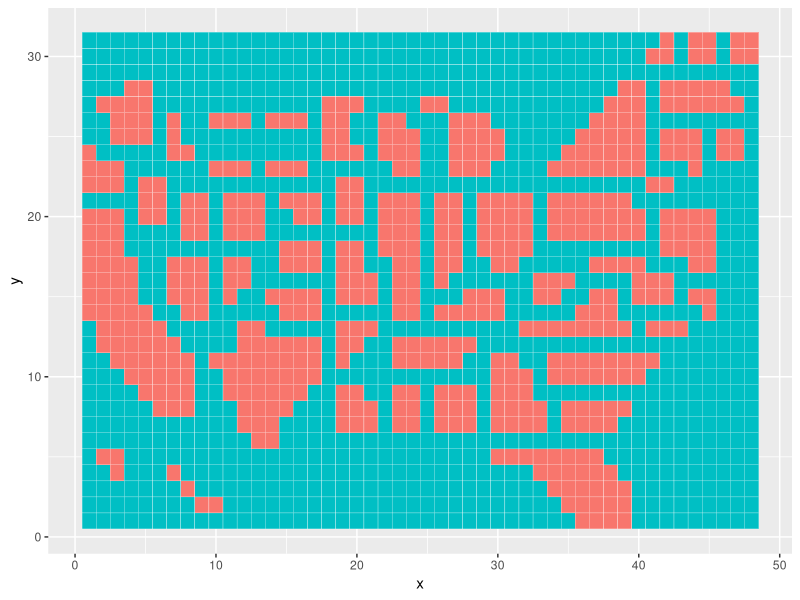

Write R code to recreate this figure. (Note: this script raises an error after producing the figure.)
# Title: Tile map data of U.S. electoral votes
# 
# Description: Script to generate 2 data frames:
# 1) data for producing the tile map of electoral votes in the U.S.
# 2) table with coordinates to plot U.S. States labels 
#
# Author: Gaston Sanchez
# Date: Jun 2, 2025


# packages
library(tidyverse)


# define grid of 48 (x-axis) by 31 (y-axis)
# this creates a grid with 1488 cells
nx = 48
ny = 31

x = rep(1:nx)
y = rep(1:ny, each = nx)
cells = rep("none", nx * ny)


# Alaska
cells[c(147, 194, 195)] = "Alaska"

# Hawaii
cells[c(57, 58, 104, 151)] = "Hawaii"

# California
cells[c(342:344, 389:392, 436:440, 483:488, 530:535)] = "California"
cells[c(578:582, 625:629, 673:676, 721:724, 769:772)] = "California"
cells[c(817:819, 865:867, 913:915)] = "California"

# Texas
cells[c(253:254, 300:302, 348:351, 395:400, 443:449, 490:497)] = "Texas"
cells[c(540:545, 588:589)] = "Texas"

# Arkansas
cells[c(499, 547:548, 595:597)] = "Arkansas"

# Oklahoma
cells[c(639:641, 686:689)] = "Oklahoma"

# Missouri
cells[c(691:693, 739:741, 787:788, 835:836)] = "Missouri"

# Illinois
cells[c(647:648, 695:696, 743:744, 791:792, 838:840)] = "Illinois"
cells[c(886:888, 934:936, 982:984)] = "Illinois"

# Kentucky
cells[c(650:654, 700:702)] = "Kentucky"

# Indiana
cells[c(746, 794:795, 842:843, 890:891, 938:939, 986:987)] = "Indiana"

# West Virginia
cells[c(705:706, 753:755)] = "West Virginia"

# Virginia
cells[c(608:615, 660:662, 709:710)] = "Virginia"

# District of Columbia
cells[617:619] = "District of Columbia"

# Maryland
cells[c(712:714, 760:762, 805:808)] = "Maryland"

# Delaware
cells[c(669, 716:717)] = "Delaware"

# New Jersey
cells[c(812:813, 858:861, 906:909, 954:957)] = "New Jersey"

# Ohio
cells[c(798:799, 845:848, 893:896, 941:944, 989:992)] = "Ohio"

# Pennsylvania
cells[c(898:904, 946:952, 994:999)] = "Pennsylvania"

# Tennessee
cells[c(503:507, 551:556)] = "Tennessee"

# Arizona
cells[c(632:633, 679:681, 727:729, 775:777)] = "Arizona"

# New Mexico
cells[c(683, 731:732, 779:780)] = "New Mexico"

# Kansas
cells[c(783:785, 831:833)] = "Kansas"

# Oregon
cells[c(1009:1011, 1057:1059, 1105)] = "Oregon"

# Nevada
cells[c(917, 918, 965, 966, 1013, 1014)] = "Nevada"

# Utah
cells[c(872, 873, 920, 921, 968, 969)] = "Utah"

# Colorado
cells[c(875:877, 923:925, 971:973)] = "Colorado"

# Nebraska
cells[c(928:929, 975:977)] = "Nebraska"

# Iowa
cells[c(931:932, 979:980, 1027:1028)] = "Iowa"

# Washington
cells[c(1155:1157, 1203:1205, 1250:1253, 1300:1301)] = "Washington"

# Idaho
cells[c(1111, 1112, 1159, 1207)] = "Idaho"

# Minnesota
cells[c(1122:1124, 1170:1171, 1218:1219, 1266:1268)] = "Minnesota"

# Wyoming
cells[1066:1068] = "Wyoming"

# South Dakota
cells[1070:1072] = "South Dakota"

# Wisconsin
cells[c(1079:1080, 1126:1128, 1174:1176, 1222:1223)] = "Wisconsin"

# Michigan
cells[c(1083:1085, 1131:1134, 1179:1182, 1227:1229, 1273:1274)] = "Michigan"

# New York
cells[c(1049:1050, 1090:1096, 1139:1144, 1188:1192, 1237:1240)] = "New York"
cells[c(1286:1288, 1335:1336)] = "New York"

# Connecticut
cells[c(1100, 1146:1148, 1194:1196)] = "Connecticut"

# Rhode Island
cells[c(1150:1151, 1198:1199)] = "Rhode Island"

# Massachusetts
cells[c(1290:1295, 1338:1342)] = "Massachusetts"

# Montana
cells[1210:1212] = "Montana"

# North Dakota
cells[1214:1216] = "North Dakota"

# Florida
cells[c(36:39, 83:87, 130:135, 177:182, 222:229)] = "Florida"

# Louisiana
cells[c(307:309, 355:357, 403:404)] = "Louisiana"

# Mississippi
cells[c(311:312, 359:360, 407:408)] = "Mississippi"

# Alabama
cells[c(314:316, 362:364, 410:412)] = "Alabama"

# Georgia
cells[c(318:321, 366:369, 414:416, 462:464, 510:511)] = "Georgia"

# South Carolina
cells[c(323:326, 371:375)] = "South Carolina"

# North Carolina
cells[c(466:472, 514:521)] = "North Carolina"

# Vermont
cells[c(1433:1434, 1482)] = "Vermont"

# New Hampshire
cells[c(1436:1437, 1484:1485)] = "New Hampshire"

# Maine
cells[c(1439:1440, 1487:1488)] = "Maine"


# defining cell numbers (one number per cell)
cell_num = matrix(0, nrow = nx, ncol = ny)

for (i in 1:nx) {
  for (j in 1:ny) {
    cell_num[i, j] = i + (nx * (j - 1))
  }
}


# make tile data
dat = data.frame(
  x = rep(1:nx),
  y = rep(1:ny, each = nx),
  cell = as.vector(cell_num),
  state = cells)

# add State 2-letter abbreviation
dat = dat |> 
  mutate(
    # add State 2-letter abbreviation
    abbr = case_when(
      state == "Alabama" ~ "AL",
      state == "Alaska" ~ "AK",
      state == "Arizona" ~ "AZ",
      state == "Arkansas" ~ "AR",
      state == "California" ~ "CA",
      state == "Colorado" ~ "CO",
      state == "Connecticut" ~ "CT",
      state == "Delaware" ~ "DE",
      state == "District of Columbia" ~ "DC",
      state == "Florida" ~ "FL",
      state == "Georgia" ~ "GA",
      state == "Hawaii" ~ "HI",
      state == "Idaho" ~ "ID",
      state == "Illinois" ~ "IL",
      state == "Indiana" ~ "IN",
      state == "Iowa" ~ "IA",
      state == "Kansas" ~ "KS",
      state == "Kentucky" ~ "KY",
      state == "Louisiana" ~ "LA",
      state == "Maine" ~ "ME",
      state == "Maryland" ~ "MD",
      state == "Massachusetts" ~ "MA",
      state == "Michigan" ~ "MI",
      state == "Minnesota" ~ "MN",
      state == "Mississippi" ~ "MS",
      state == "Missouri" ~ "MO",
      state == "Montana" ~ "MT",
      state == "Nebraska" ~ "NE",
      state == "Nevada" ~ "NV",
      state == "New Hampshire" ~ "NH",
      state == "New Jersey" ~ "NJ",
      state == "New Mexico" ~ "NM",
      state == "New York" ~ "NY",
      state == "North Carolina" ~ "NC",
      state == "North Dakota" ~ "ND",
      state == "Ohio" ~ "OH",
      state == "Oklahoma" ~ "OK",
      state == "Oregon" ~ "OR",
      state == "Pennsylvania" ~ "PA",
      state == "Rhode Island" ~ "RI",
      state == "South Carolina" ~ "SC",
      state == "South Dakota" ~ "SD",
      state == "Tennessee" ~ "TN",
      state == "Texas" ~ "TX",
      state == "Utah" ~ "UT",
      state == "Vermont" ~ "VT",
      state == "Virginia" ~ "VA",
      state == "Washington" ~ "WA",
      state == "West Virginia" ~ "WV",
      state == "Wisconsin" ~ "WI",
      state == "Wyoming" ~ "WY",
      state == "none" ~ NA),
    # add State FIPS
    fips = case_when(
      state == "Alabama" ~ "01",
      state == "Alaska" ~ "02",
      state == "Arizona" ~ "04",
      state == "Arkansas" ~ "05",
      state == "California" ~ "06",
      state == "Colorado" ~ "08",
      state == "Connecticut" ~ "10",
      state == "Delaware" ~ "DE",
      state == "District of Columbia" ~ "11",
      state == "Florida" ~ "12",
      state == "Georgia" ~ "13",
      state == "Hawaii" ~ "15",
      state == "Idaho" ~ "16",
      state == "Illinois" ~ "17",
      state == "Indiana" ~ "18",
      state == "Iowa" ~ "19",
      state == "Kansas" ~ "20",
      state == "Kentucky" ~ "21",
      state == "Louisiana" ~ "22",
      state == "Maine" ~ "23",
      state == "Maryland" ~ "24",
      state == "Massachusetts" ~ "25",
      state == "Michigan" ~ "26",
      state == "Minnesota" ~ "27",
      state == "Mississippi" ~ "28",
      state == "Missouri" ~ "29",
      state == "Montana" ~ "30",
      state == "Nebraska" ~ "31",
      state == "Nevada" ~ "32",
      state == "New Hampshire" ~ "33",
      state == "New Jersey" ~ "34",
      state == "New Mexico" ~ "35",
      state == "New York" ~ "36",
      state == "North Carolina" ~ "37",
      state == "North Dakota" ~ "38",
      state == "Ohio" ~ "39",
      state == "Oklahoma" ~ "40",
      state == "Oregon" ~ "41",
      state == "Pennsylvania" ~ "42",
      state == "Rhode Island" ~ "44",
      state == "South Carolina" ~ "45",
      state == "South Dakota" ~ "46",
      state == "Tennessee" ~ "47",
      state == "Texas" ~ "48",
      state == "Utah" ~ "49",
      state == "Vermont" ~ "50",
      state == "Virginia" ~ "51",
      state == "Washington" ~ "53",
      state == "West Virginia" ~ "54",
      state == "Wisconsin" ~ "55",
      state == "Wyoming" ~ "56",
      state == "none" ~ NA))


# quick sanity check
# plot (tile) map of electoral votes
ggplot(dat, aes(x = x, y = y)) +
  geom_tile(color = "white", aes(fill = is.na(abbr))) +
  theme(legend.position = "none")

# export data to CSV file
write_csv(dat, file = "electoral-votes-tiles-map.csv")


# ==============================================================================
# Data table with coordinates of names of states
# ==============================================================================
coords = tribble(
  ~x,  ~y,   ~name,
  2,   3,   "Alaska",
  9,   3.5, "Hawaii",
  3,   13, "Calif.",
  1,   23, "Ore.",
  3,   27, "Wash.",
  6,   27, "Idaho",
  7,   16, "Ariz.",
  10.5, 16.5, "N.M.",
  15,  14.5, "Okla.",
  4.5, 21, "Nev.",
  7.5, 20, "Utah",
  11,  20, "Colo.",
  10,  24, "Wyo.",
  10,  27, "Mont.",
  14,  24, "S.D.",
  14,  27, "N.D.",
  18,  27, "Minn.",
  15,  21, "Neb.",
  15,  17.5, "Kan.",
  13,  10, "Texas",
  19,  8, "La.",
  19,  12.5, "Ark.",
  19,  16, "Mo.",
  18.5, 21, "Iowa",
  22,  24, "Wis.",
  22.5,  8, "Miss.",
  24, 11.5, "Tenn.",
  22.5, 20, "Ill.",
  26,  19, "Ind.",
  30,  19, "Ohio",
  27,  24.5, "Mich.",
  28.5,  14.5, "Ky.",
  26,  8, "Ala.",
  30,  9, "Ga.",
  36,  3, "Fla.",
  36,  7.5, "S.C.",
  36,  10.5, "N.C.",
  33,  17, "W.Va.",
  36.5,  13.5, "Va.",
  42,  12, "D.C.",
  44.5,  13, "Del.",
  40.5, 15.5, "Md.",
  36,  20, "Pa.",
  43,  19, "N.J",
  37,  24, "N.Y.",
  42,  24.5, "Conn.",
  46,  24.5, "R.I.",
  43,  27.5, "Mass.",
  39.5,  30, "Vt.",
  43.5,  30.5, "N.H.",
  46.5,  32, "Maine")

# plot (tile) map of electoral votes
# superimposing labels of States
ggplot() +
  geom_tile(data = dat, 
            aes(x = x, y = y),
            color = "white", fill = dat$party) +
  geom_text(data = coords,
            aes(x = x, y = y, label = name),
            hjust = 0, size = 2.5)

# export table to CSV file
write_csv(coords, file = "states-labels-coords.csv")

